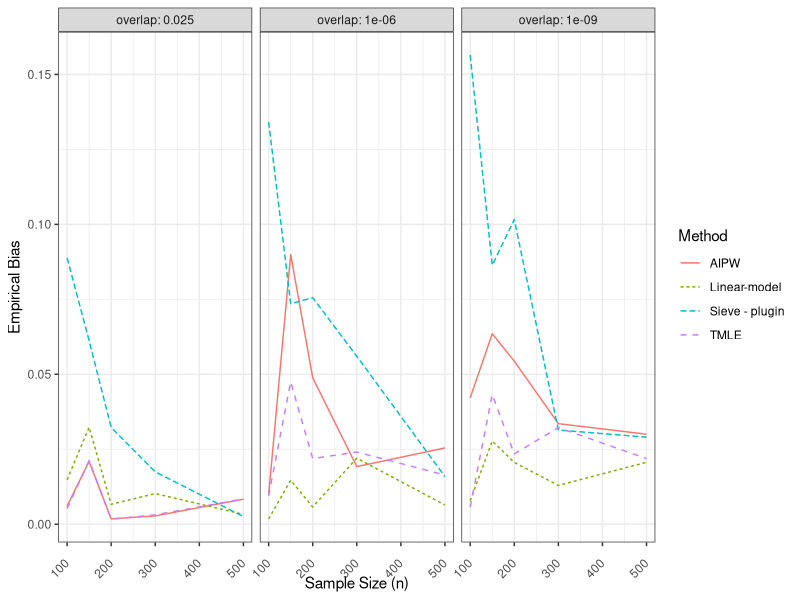
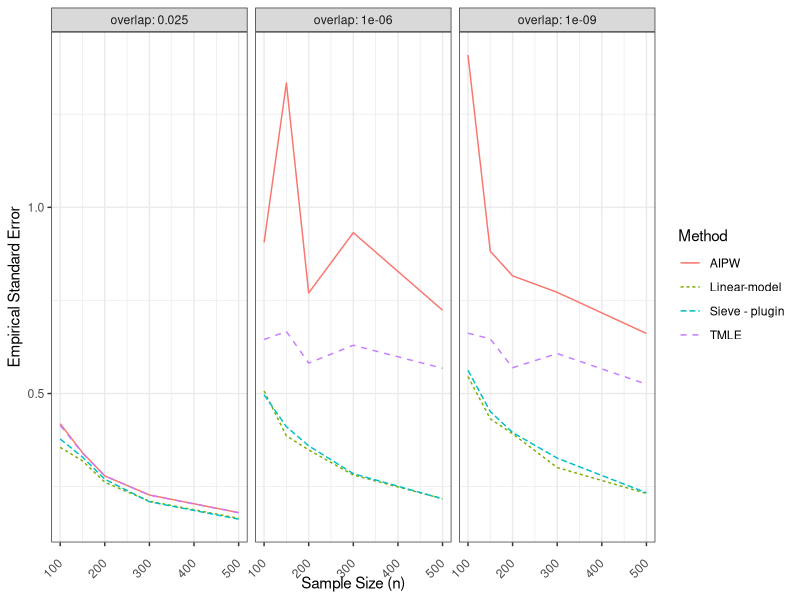
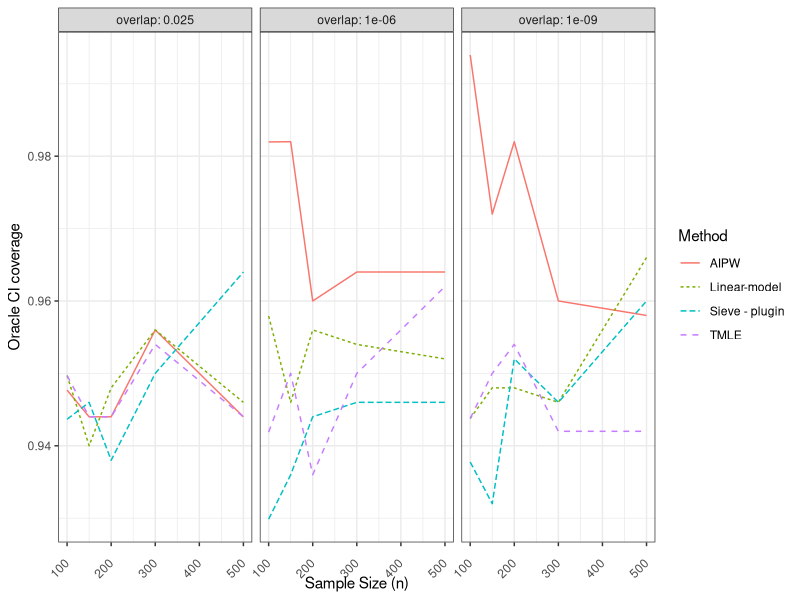
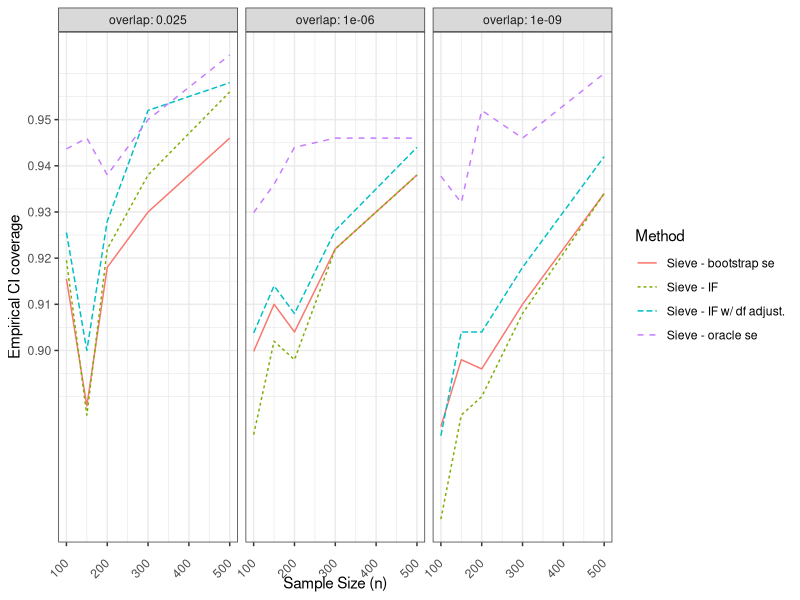
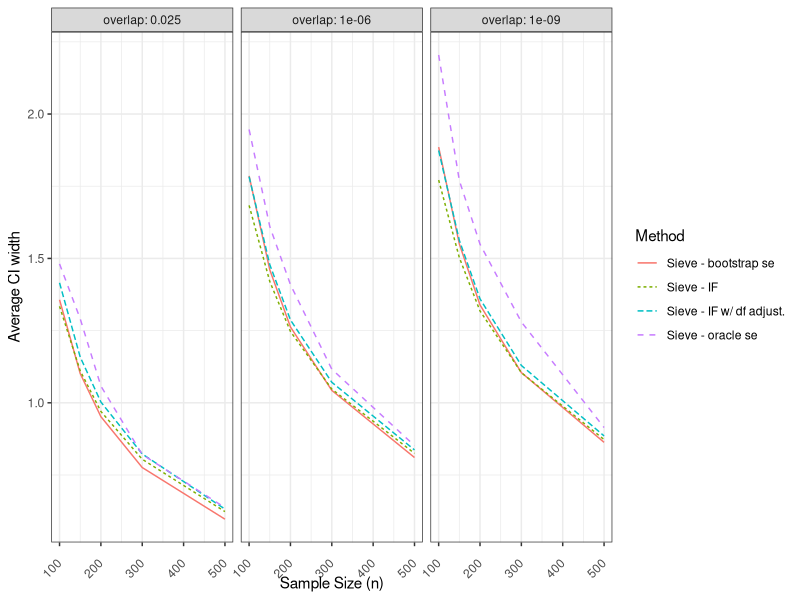
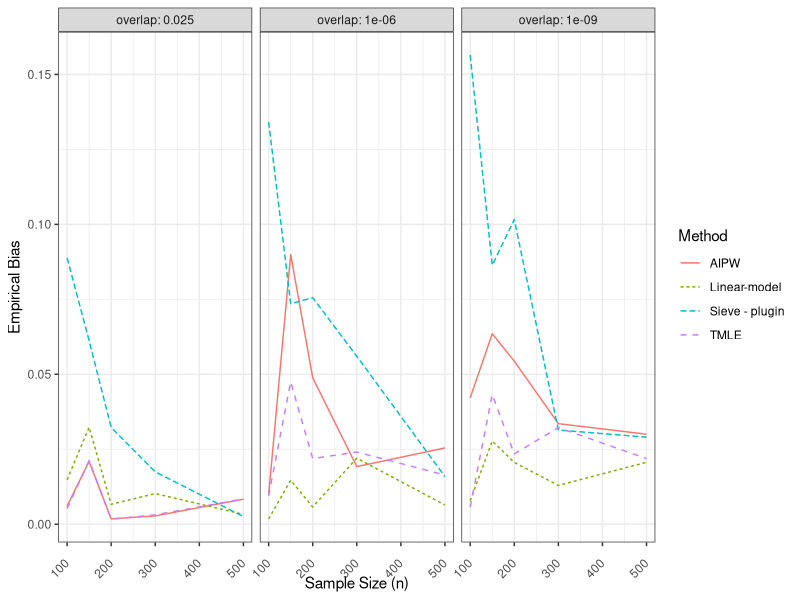
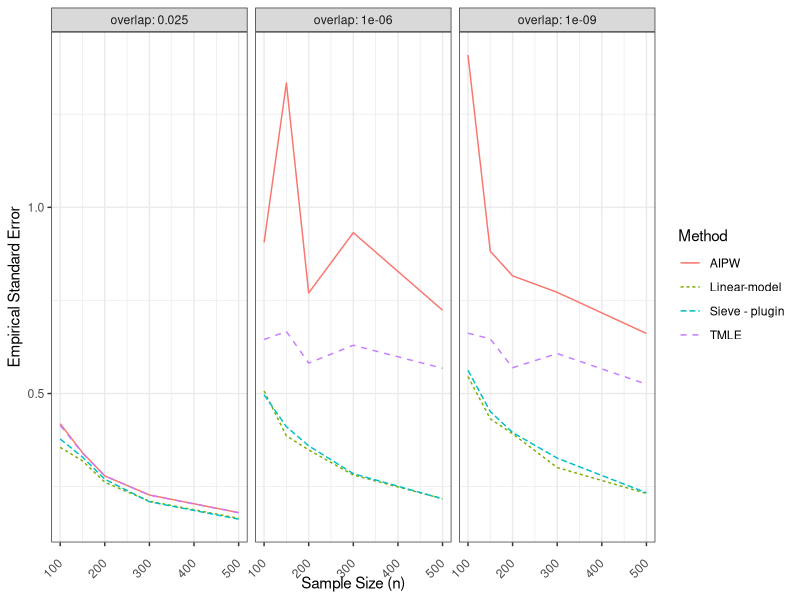
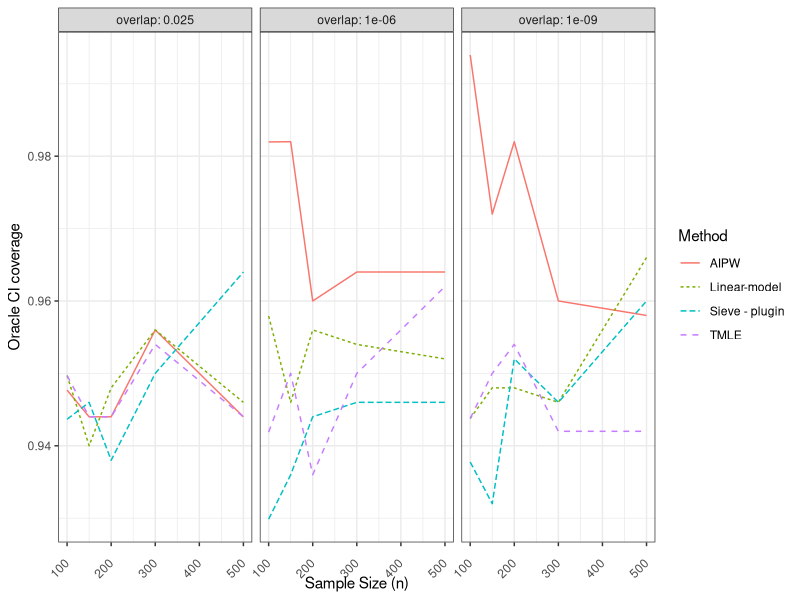

Write R code to recreate these figures, in order.



 link <-  "SimPlotHALsmallSample"


ATE <- 1
library(data.table)

 outs <- fread("SimpleParametricHALSmallSamples2.csv")





 ATE <- 1
 library(data.table)


 # outs$const[outs$const == 3] <- "overlap: 1e-06"
 # outs$const[outs$const == 5] <- "overlap: 1e-10"
 # outs$const[outs$const == 8] <- "overlap: 1e-15"

 outs$const[outs$const == 3] <- "overlap: 1e-05"
 outs$const[outs$const == 5] <- "overlap: 1e-08"
 outs$const[outs$const == 8] <- "overlap: 1e-15"

 outs$const[outs$const == 1] <- "overlap: 0.025"

 outs$const[outs$const == 4] <- "overlap: 1e-06"
 outs$const[outs$const == 7] <- "overlap: 1e-09"


 out_sieveIF <- outs[,c("const", "n", "iter", "estimate", "CI_left", "CI_right")]
 out_sieveIF$method = "Sieve - IF"
 col_names <- colnames(out_sieveIF)

 out_sieve <- out_sieveIF
 out_sieve$method = "Sieve - plugin"

 out_sieveIF_df <- outs[,c("const", "n", "iter", "estimate", "CI_df_left", "CI_df_right")]
 out_sieveIF_df$method = "Sieve - IF w/ df adjust."
 colnames(out_sieveIF_df) <- col_names

 out_sieveboot <- outs[,c("const", "n", "iter", "estimate", "CI_boot_left", "CI_boot_right")]
 out_sieveboot$method = "Sieve - bootstrap se"
 colnames(out_sieveboot) <- col_names

 out_TMLE <- outs[,c("const", "n", "iter", "estimate_tmle", "CI_left_tmle", "CI_right_tmle")]
 out_TMLE$method = "TMLE"
 colnames(out_TMLE) <- col_names

 out_AIPW <- outs[,c("const", "n", "iter", "estimate_aipw", "CI_left_aipw", "CI_right_aipw")]
 out_AIPW$method = "AIPW"
 colnames(out_AIPW) <- col_names

 out_lm <- outs[,c("const", "n", "iter", "estimate_lm", "CI_left_lm", "CI_right_lm")]
 out_lm$method = "Linear-model"
 colnames(out_lm) <- col_names



 out_sieve_oracle <-out_sieveIF
 out_sieve_oracle$method <- "Sieve - oracle se"

 out_sieve_oracle[, CI_left:= estimate - qnorm(1-0.05/2) * sd(estimate), by = c("const", "n")]
 out_sieve_oracle[, CI_right:= estimate + qnorm(1-0.05/2) * sd(estimate), by = c("const", "n")]


 results <- rbind(out_sieve, out_sieve_oracle, out_sieveIF, out_sieveIF_df, out_sieveboot, out_TMLE, out_AIPW, out_lm)


 coverage <- results[, mean(ATE >= CI_left & ATE <= CI_right, na.rm=T), by = c("const", "method", "n")]
 CI_width <- results[, mean(CI_right - CI_left, na.rm=T), by = c("const", "method", "n")]
 cov_oracle = results[, mean(abs(estimate-ATE) <=  1.959964 * sd(estimate))  ,  by = c("const", "n", "method")]
 bias <- results[, mean(estimate - ATE), by = c("const", "method", "n")]
 se <- results[, sd(estimate - ATE, na.rm=T), by = c("const", "method", "n")]

 plot_data <- data.table(const = coverage$const, method = coverage$method, n = coverage$n,  cov_oracle=cov_oracle[[4]],
                         bias = abs(bias[[4]]),
                         se = se[[4]],
                         coverage = coverage[[4]],
                         CI_width = CI_width[[4]]
 )

 library(ggplot2)

 ggplot(plot_data[method %in% c("Linear-model", "AIPW", "TMLE", "Sieve - plugin")], aes(x=n, y = bias, group = method, color = method, linetype=method)) + geom_line() +  facet_wrap(~ const) + theme_bw() + theme(axis.text.x = element_text(angle = 45, hjust = 1, vjust = 0.5))  + labs(x = "Sample Size (n)", y = "Empirical Bias", color = "Method", group = "Method", linetype = "Method")




 ggsave(paste0(link, "_bias.pdf"), width = 7, height = 4)

 ggplot(plot_data[method %in% c("Linear-model", "AIPW", "TMLE", "Sieve - plugin")], aes(x=n, y = se, group = method, color = method, linetype=method)) + geom_line() +  facet_wrap(~ const) + theme_bw() + theme(axis.text.x = element_text(angle = 45, hjust = 1, vjust = 0.5))  + labs(x = "Sample Size (n)", y = "Empirical Standard Error", color = "Method", group = "Method", linetype = "Method")


 #ggsave("SimPlotHALsmallSample_se.pdf", width = 7, height = 4)

 ggsave(paste0(link, "_se.pdf"), width = 7, height = 4)



 ggplot(plot_data[method %in% c("AIPW", "TMLE","Linear-model", "Sieve - plugin")] , aes(x=n, y = cov_oracle, group = method, color = method, linetype=method)) + geom_line() +  facet_wrap(~ const) + theme_bw() + theme(axis.text.x = element_text(angle = 45, hjust = 1, vjust = 0.5))  + labs(x = "Sample Size (n)", y = "Oracle CI coverage", color = "Method", group = "Method", linetype = "Method") + scale_y_continuous( )

 ggsave(paste0(link, "_coverage_oracle.pdf"), width = 7, height = 4)


 #plot_data <- plot_data[!(method %in% c("Sieve - IF w/ df adjust.", "Sieve - oracle se", "Sieve - IF", "Sieve - bootstrap se"))]
 plot_data <- plot_data[!(method %in% c("Linear-model", "AIPW", "TMLE", "Sieve - plugin"))]


 ggplot(plot_data , aes(x=n, y = coverage, group = method, color = method, linetype=method)) + geom_line() +  facet_wrap(~ const) + theme_bw() + theme(axis.text.x = element_text(angle = 45, hjust = 1, vjust = 0.5))  + labs(x = "Sample Size (n)", y = "Empirical CI coverage", color = "Method", group = "Method", linetype = "Method") + scale_y_continuous(breaks = c(0.95, 0.94, 0.93, 0.92, 0.91, 0.9))

 ggsave(paste0(link, "_coverage.pdf"), width = 7, height = 4)


 ggplot(plot_data  , aes(x=n, y = CI_width, group = method, color = method, linetype=method)) + geom_line() +  facet_wrap(~ const) + theme_bw() + theme(axis.text.x = element_text(angle = 45, hjust = 1, vjust = 0.5)) + labs(x = "Sample Size (n)", y = "Average CI width", color = "Method", group = "Method", linetype = "Method")

 ggsave(paste0(link, "_CI_width.pdf"), width = 7, height = 4)





